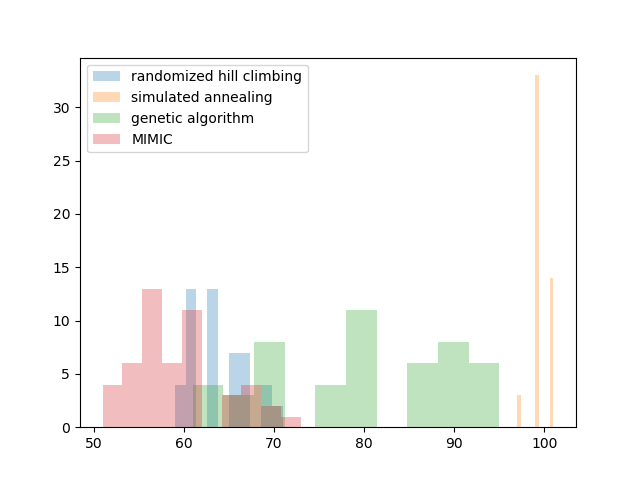

The script that drew this image:
import numpy as np
import matplotlib.pyplot as plt
from random_optim import *
import time

bonus = 1
testing_times = 50
#length = 100  # optimal fitness is 101, all bits are 1, even length case
length = 99   # optimal fitness is 99, all bits except one bit are 1, odd length case

def fitness(sol):
    s = sum(sol)
    return s + (s%2 == 0) * bonus

def init_generator():
    sol = np.random.rand(length) < 0.5
    sol = sol.astype(np.int)
    
    return sol

def neighbor_generator(sol):
    idx = int(np.floor(np.random.random() * length))
    sol[idx] = 1 - sol[idx]

    return sol

def mutator(sol1, sol2):
    sol = np.zeros(len(sol1))
    half_len = int(len(sol) / 2)
    sol[:half_len] = sol1[:half_len]
    sol[half_len:] = sol2[half_len:]
    
    sol = neighbor_generator(sol)
    
    return sol

if __name__ == '__main__':
    fit_rhc = np.zeros(testing_times)
    fit_sa = np.zeros(testing_times)
    fit_ga = np.zeros(testing_times)
    fit_mimic = np.zeros(testing_times)
    
    total_iter_rhc = np.zeros(testing_times)
    total_iter_sa = np.zeros(testing_times)
    total_iter_ga = np.zeros(testing_times)
    total_iter_mimic = np.zeros(testing_times)
    
    time_rhc = np.zeros(testing_times)
    time_sa = np.zeros(testing_times)
    time_ga = np.zeros(testing_times)
    time_mimic = np.zeros(testing_times)
    for i in range(testing_times):
        t1 = time.time()
        _, fit_rhc[i], total_iter_rhc[i] = randomized_hill_climbing(fitness, neighbor_generator, init_generator)
        t2 = time.time()
        time_rhc[i] = (t2-t1) / total_iter_rhc[i]
        
        t1 = time.time()
        _, fit_sa[i], total_iter_sa[i] = simulated_annealing(fitness, neighbor_generator, init_generator)
        t2 = time.time()
        time_sa[i] = (t2-t1) / total_iter_sa[i]     
        
        t1 = time.time()
        _, fit_ga[i], total_iter_ga[i] = genetic_algorithm(fitness, neighbor_generator, init_generator, mutator, group_ratio=.3)
        t2 = time.time()
        time_ga[i] = (t2-t1) / total_iter_ga[i]      
        
        t1 = time.time()
        _, fit_mimic[i], total_iter_mimic[i] = MIMIC(fitness, init_generator)
        t2 = time.time()
        time_mimic[i] = (t2-t1) / total_iter_mimic[i]        
            
    print('       max   ave   min    std   time/iter')
    print('  rhc  %.3f   %.3f   %.3f   %.3f   %f'%
          (np.max(fit_rhc), np.mean(fit_rhc), np.min(fit_rhc), np.std(fit_rhc), time_rhc[i]))
    print('  sa   %.3f   %.3f   %.3f   %.3f   %f'%
          (np.max(fit_sa), np.mean(fit_sa), np.min(fit_sa), np.std(fit_sa), time_sa[i]))
    print('  ga   %.3f   %.3f   %.3f   %.3f   %f'%
          (np.max(fit_ga), np.mean(fit_ga), np.min(fit_ga), np.std(fit_ga), time_ga[i]))
    print('mimic  %.3f   %.3f   %.3f   %.3f   %f'%
              (np.max(fit_mimic), np.mean(fit_mimic), np.min(fit_mimic), np.std(fit_mimic), time_mimic[i]))  
    plt.hist(fit_rhc, alpha=.3)
    plt.hist(fit_sa, alpha=.3)
    plt.hist(fit_ga, alpha=.3)
    plt.hist(fit_mimic, alpha=.3)
    plt.legend(['randomized hill climbing', 'simulated annealing', 'genetic algorithm', 'MIMIC'])
    plt.show()
